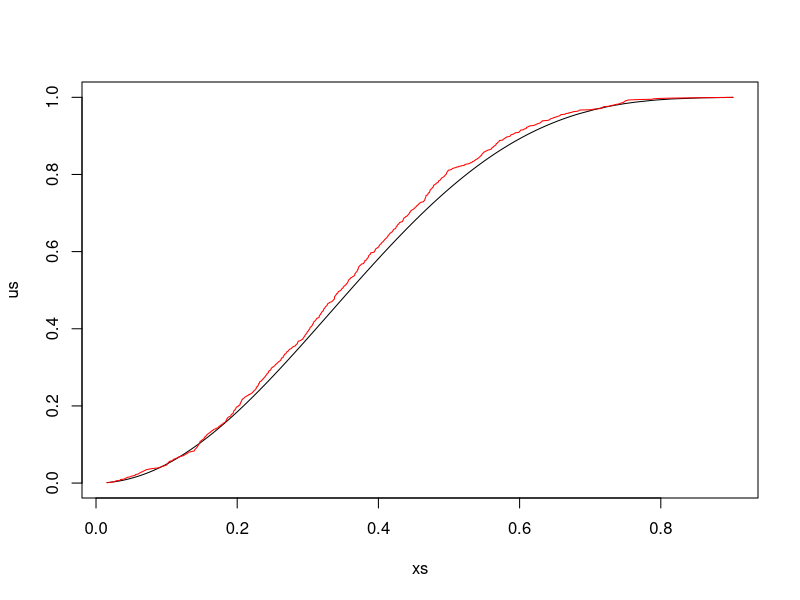
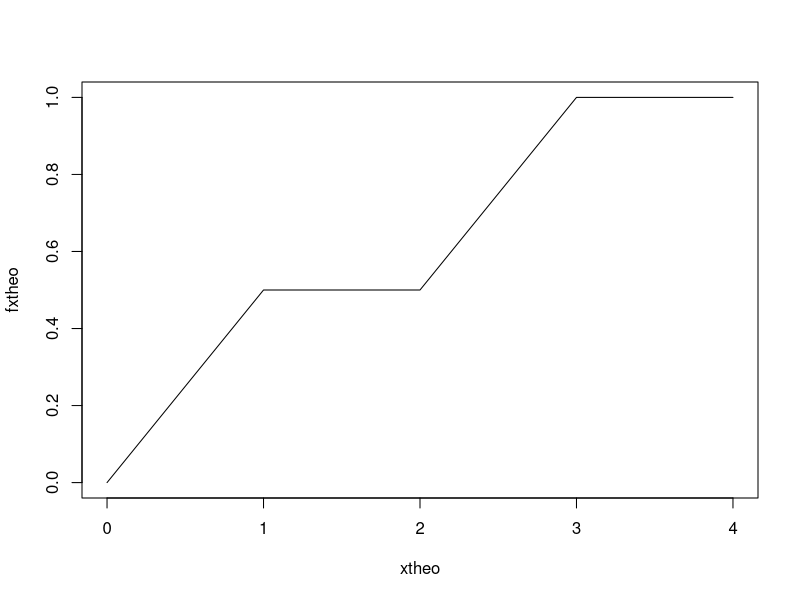
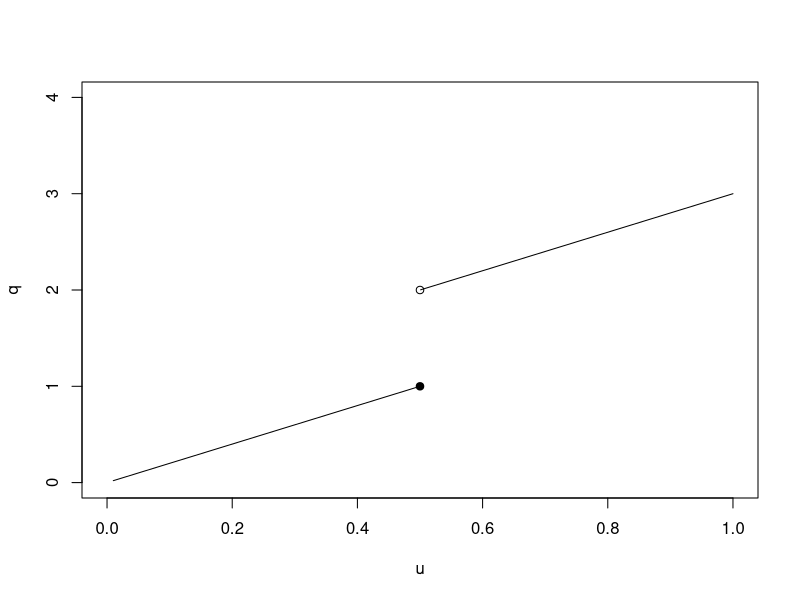
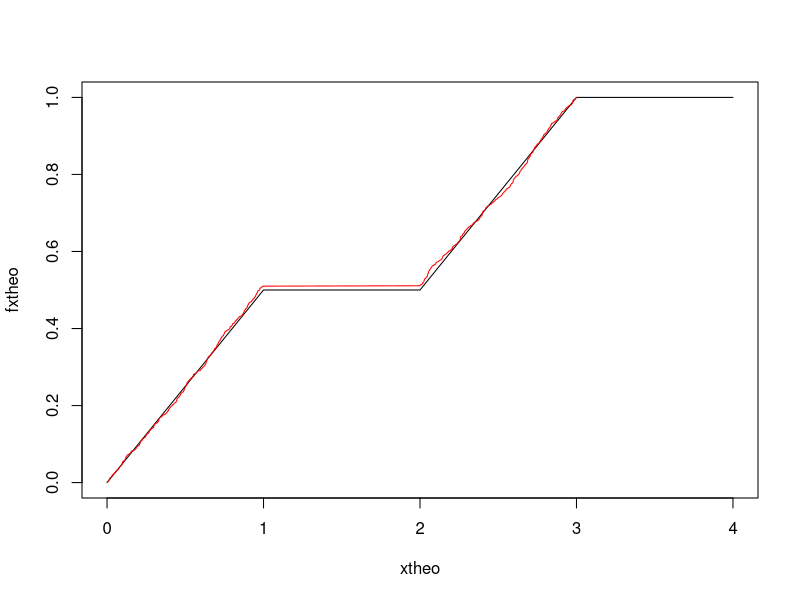
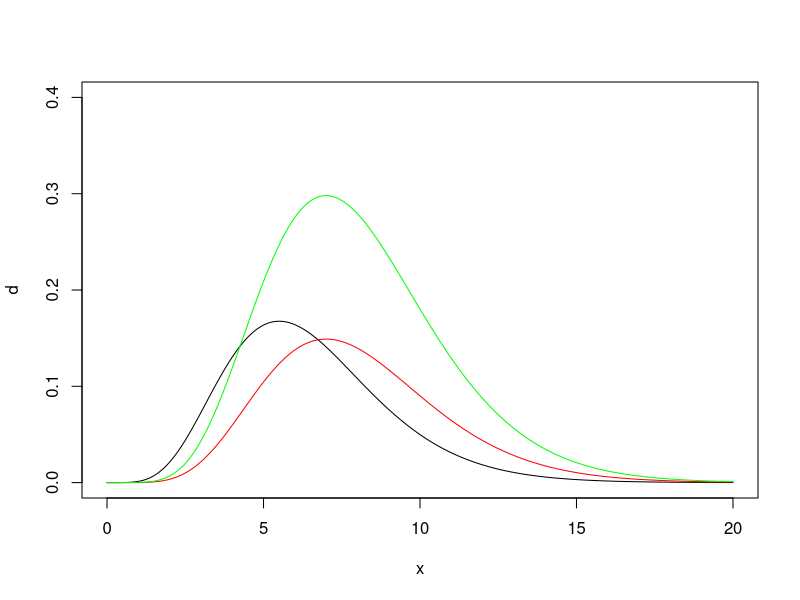
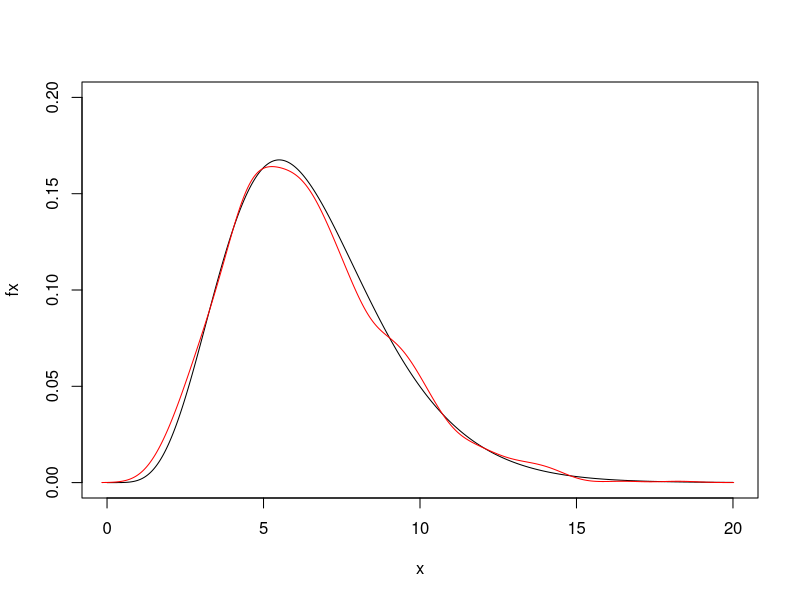
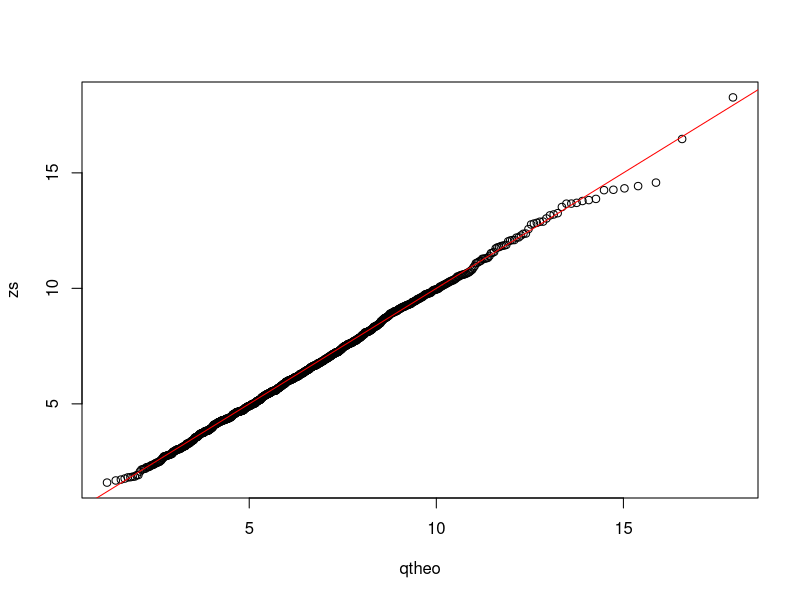

Reproduce these figures in R, in order.
#STATISTICS FOR DATA SCIENCE - EXERCISE SET 6

set.seed(5074283)

#QUESTION 1

fk = function(x,a,b) 1-(1-x^a)^b
fk_inv = function (u,a,b) x = (1 - (1-u)^(1/b))^(1/a)

my.edf = function(x) {
  x1 = sort(unique(x))
  n1 = length(x1)
  Fn = rep(0,n1)
  for (j in 1:n1) {
    Fn[j] = mean(x <= x1[j])
  }
  ans = list(x1=x1, Fn=Fn)
  return(ans)
}

a = 2
b = 5
n = 1000
u = runif(n)
x = fk_inv(u,a,b)
us = sort(u)
xs = sort(x)
plot(xs,us,type='l')
edf_x = my.edf(x)
lines(xs,edf_x$Fn,col='red')

###########################################################

#QUESTION 2

#theoretical distribution function
fxq2 = function(x) {
  nobs = length(x)
  ans = rep(0,nobs)
  for (i in 1:nobs) {
    xcur = x[i]
    if (xcur<0) ans[i] = 0
    if ((xcur>=0) & (xcur<=1)) ans[i] = xcur/2
    if ((xcur>=1) & (xcur<=2)) ans[i] = 1/2
    if ((xcur>=2) & (xcur<=3)) ans[i] = 1/2 + (xcur-2)/2
    if (xcur>3) ans[i] = 1
  }  
  return(ans)
}

#plot the theoretical distribution function
xtheo = seq(0,4,0.01)
fxtheo = fxq2(xtheo)
plot(xtheo,fxtheo,type='l')

#inverse distribution function
fxq2inv = function(u) {
  nobs = length(u)
  ans = rep(0,nobs)
  for (i in 1:nobs) {
    ucur = u[i]
    if ((ucur>0) & (ucur<0.5)) ans[i] = 2*ucur
    if (ucur==0.5) ans[i] = 1
    if ((ucur>0.5) & (ucur<=1)) ans[i] = 2*ucur + 1
  }
  return(ans)
}

#plot of inverse distribution function
u = seq(0.01,0.5,0.01)
q = fxq2inv(u)
plot(u,q,type='l',xlim=c(0,1),ylim=c(0,4))
points(0.5,1,pch=19)
u = c(0.501,seq(0.51,1,0.01))
q = fxq2inv(u)
lines(u,q)
points(0.5,2)

#generate sample of size 1000 from the distribution
n = 1000
u = runif(n)
x = fxq2inv(u)

#plot the theoretical distribution function
#and the empirical distribution function
plot(xtheo,fxtheo,type='l')
xs = sort(x)
edf_x = my.edf(x)
lines(xs,edf_x$Fn,col='red')

###########################################################

#QUESTION 3

#preliminaries
x = seq(0,20,0.02)
d = dgamma(x,6.5,1)
plot(x,d,type='l',ylim=c(0,0.40))
d1 = dgamma(x,8,1)
lines(x,d1,col='red')
c = 2
d2 = c*d1
lines(x,d2,col='green')
summary(d2-d)

# draw the sample
nobs = 1000
c = 2
z = NULL
for (i in 1:nobs) {
  flg = 0
  while (flg == 0) {
    u0 = runif(6)
    y = - log(1-u0)
    w = sum(y)
    u = runif(1)
    bound = dgamma(w,6.5,1) / (c*dgamma(w,6,1))
    if (u <= bound) {
      z = c(z,w)
      flg = 1
    }
  }
}

# plot the gamma density
x = c(0:2000)/100
fx = dgamma(x,6.5,1)
plot(x,fx,type='l',ylim=c(0,0.2))

# estimate the density based on the sample and plot
dens=density(z, bw='SJ')
lines(dens$x,dens$y, col='red')

#qq plot
qqrange = ((1:nobs) - 0.375)/(nobs+0.25)
qtheo = qgamma(qqrange,6.5,1)
zs = sort(z)
plot(qtheo,zs)
lines(c(0,20),c(0,20),col='red')

###########################################################

#QUESTION 4

#exact calculation
exact = ppois(10,10)
print(exact)

#simulation
nreps = 100000
xbar_vec = rep(0,nreps)
for (i in 1:nreps) {
  datcur = rpois(5,2)
  xbar_vec[i] = mean(datcur)
}
simprb = mean((xbar_vec <= 2))
print(simprb)
print(exact-simprb)


    
  